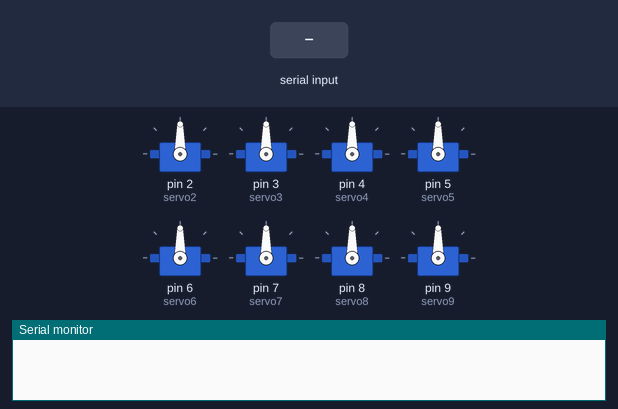
Bench run of a sketch on a simulated Arduino Uno, built with avr-gcc and run on an emulated ATmega328P. Parts: 8 × servo, the last lines printed to the serial monitor. The test bench sets the inputs (shaded band).

Above: at 1.2 s.
1.3 s: "90,45$" received over Serial
At 2.2 s:
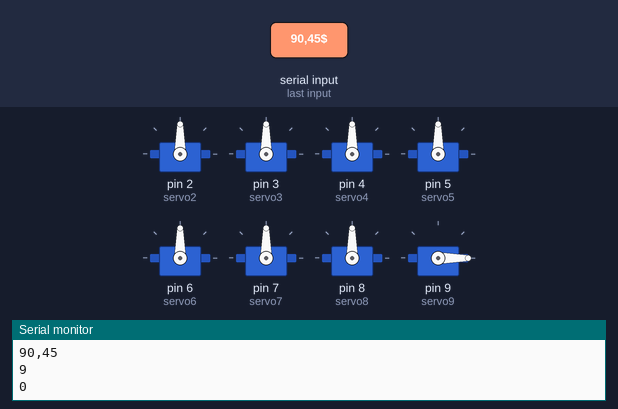
2.8 s: "30,150$" received over Serial
At 3.3 s:
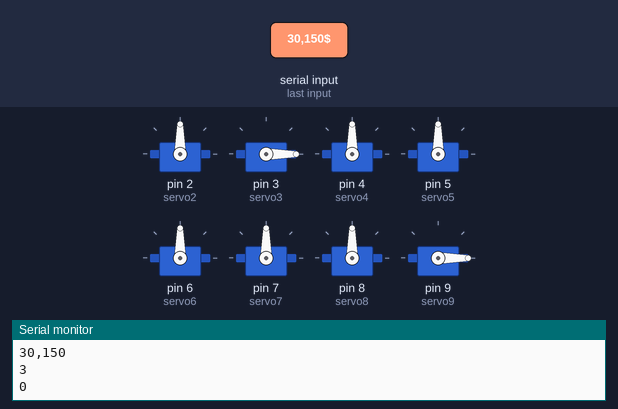
4.3 s: "2$" received over Serial
At 5.5 s:
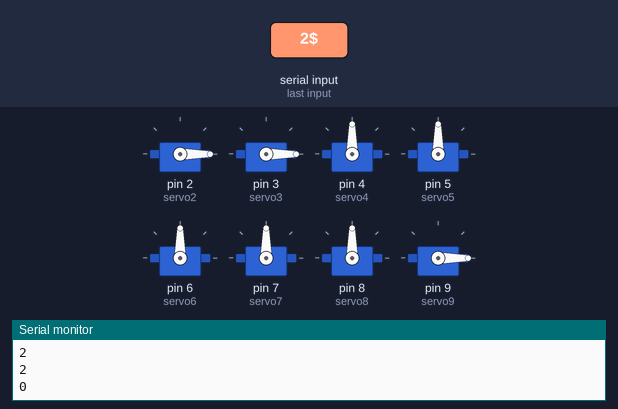
5.8 s: "4$" received over Serial
At 6.6 s:
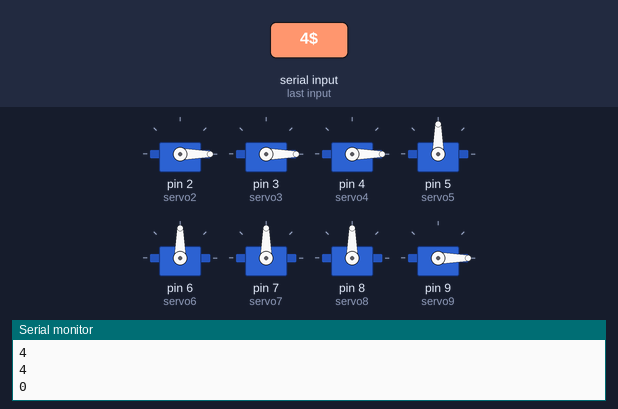
7.3 s: "5$" received over Serial
At 7.8 s:
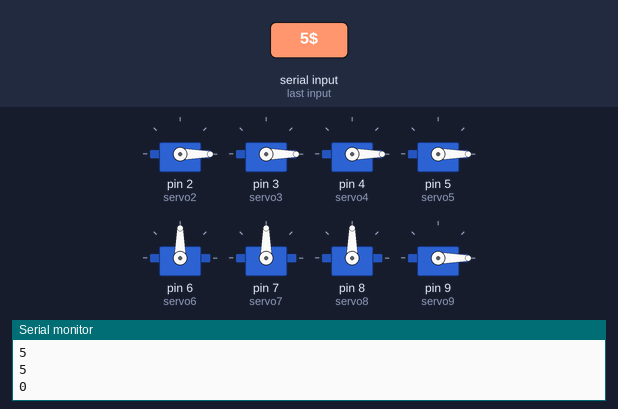
8.8 s: "6$" received over Serial
At 10.1 s:
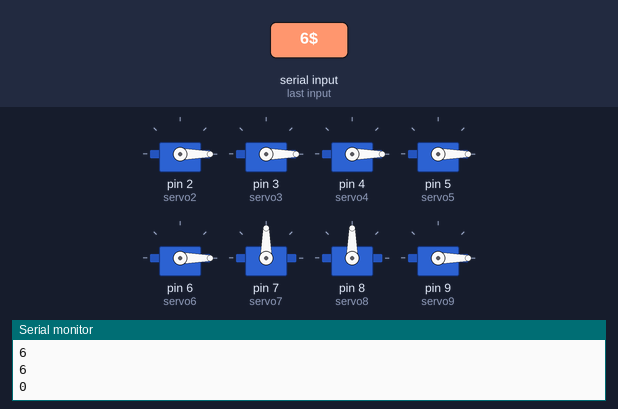
Timing chart, 0 to 11.3 s (numbered marks = the images above; inputs shaded):
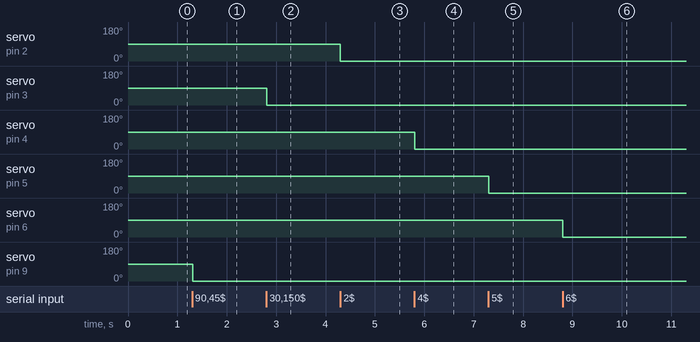

The sketch:

hand.ino
```cpp
#include <Servo.h>
#include <LinkedList.h>

// LinkedList<Servo> servos = LinkedList<Servo>();
Servo servo2;
Servo servo3;
Servo servo4;
Servo servo5;
Servo servo6;
Servo servo7;
Servo servo8;
Servo servo9;
void setup() {
  servo2.attach(2);
  // servos.add(servo2);

  servo3.attach(3);
  // servos.add(servo3);

  servo4.attach(4);
  // servos.add(servo4);

  servo5.attach(5);
  // servos.add(servo5);

  servo6.attach(6);
  // servos.add(servo6);

  servo7.attach(7);
  // servos.add(servo7);

  servo8.attach(8);
  // servos.add(servo8);

  servo9.attach(9);
  // servos.add(servo9);

  Serial.begin(9600);
}

void loop() {
  if (Serial.available() > 0) {
    String rec = Serial.readStringUntil('$');
    Serial.println(rec);
    int pin = String(rec[0]).toInt();
    int angle = rec.substring(1).toInt();
    Serial.println(pin);
    Serial.println(angle);
    switch(pin){
      case 2:
        servo2.write(angle);
        break;
      case 3:
        servo3.write(angle);
        break;
      case 4:
        servo4.write(angle);
        break;
      case 5:
        servo5.write(angle);
        break;
      case 6:
        servo6.write(angle);
        break;
      case 7:
        servo7.write(angle);
        break;
      case 8:
        servo8.write(angle);
        break;
      case 9:
        servo9.write(angle);
        break;
    }
  }
}
```

Measured:
- after the input at 1.3 s, servo on pin 9 (servo9): 90° → 0° at once
- after the input at 2.8 s, servo on pin 3 (servo3): 90° → 0° at once
- after the input at 4.3 s, servo on pin 2 (servo2): 90° → 0° at once
- after the input at 5.8 s, servo on pin 4 (servo4): 90° → 0° at once
- after the input at 7.3 s, servo on pin 5 (servo5): 90° → 0° at once
- after the input at 8.8 s, servo on pin 6 (servo6): 90° → 0° at once
